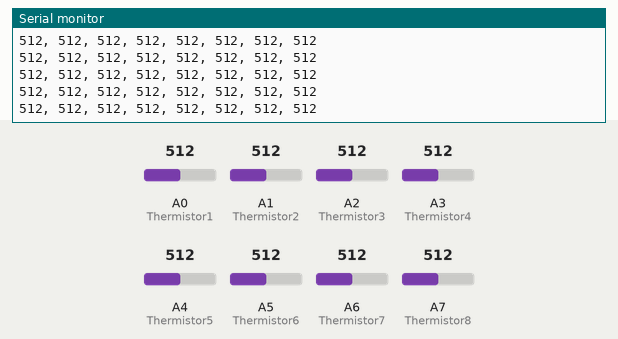
Simulated run of this sketch. Board: Arduino Nano, built with avr-gcc and run on an emulated ATmega328P. On the bench: the last lines printed to the serial monitor. The inputs (shaded band) are chosen by the test bench; at power-on: A0 (Thermistor1) = 512, A1 (Thermistor2) = 512, A3 (Thermistor4) = 512, A2 (Thermistor3) = 512, A4 (Thermistor5) = 512, A5 (Thermistor6) = 512, A6 (Thermistor7) = 512, A7 (Thermistor8) = 512.

Above: at 1.2 s.
1.3 s: A0 (Thermistor1) set to 110
At 1.44 s:
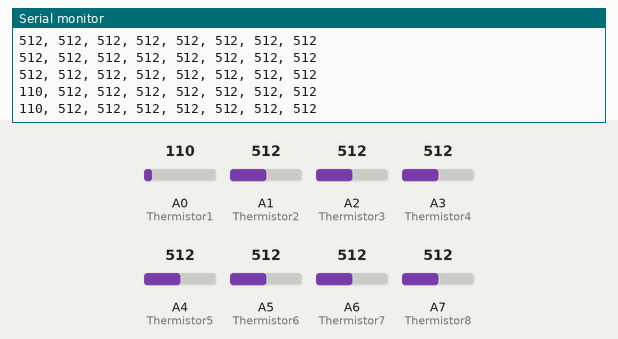
4.3 s: A0 (Thermistor1) set to 90
At 4.3 s:
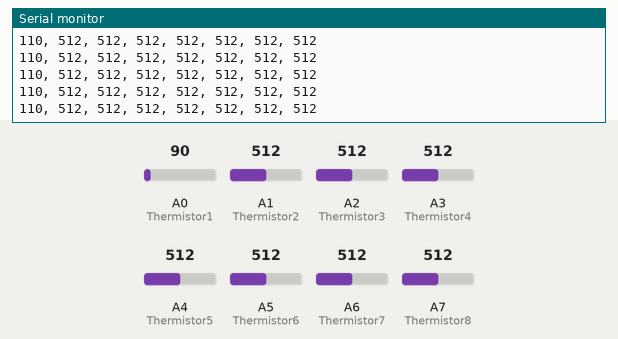
5.8 s: A1 (Thermistor2) set to 111
At 5.84 s:
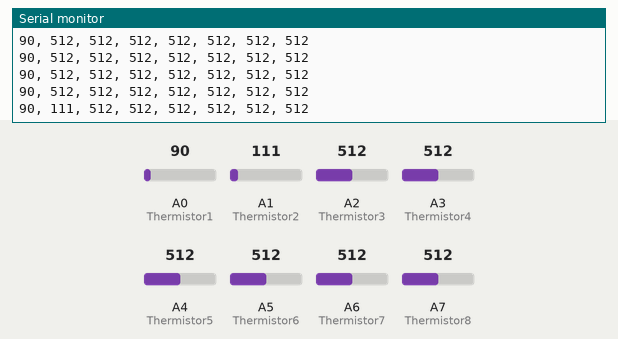
7.3 s: A1 (Thermistor2) set to 89
At 7.37 s:
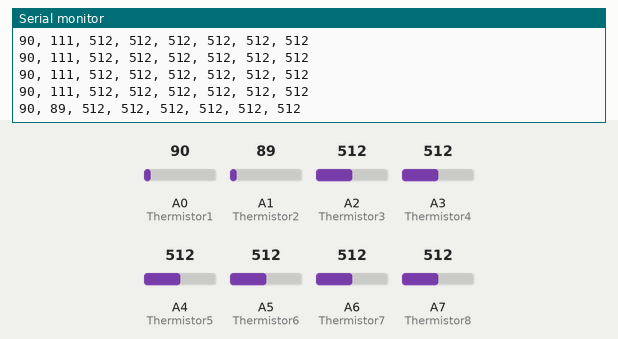
10.3 s: A3 (Thermistor4) set to 108
At 10.34 s:
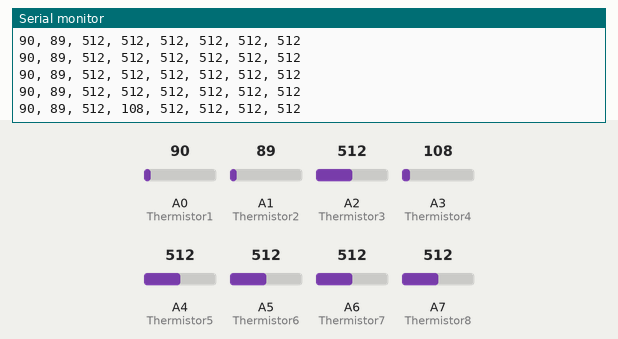
11.8 s: A3 (Thermistor4) set to 90
At 11.87 s:
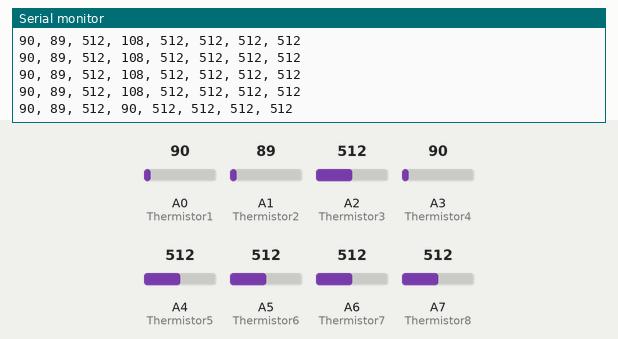
Timing chart, 0 to 14.3 s (numbered marks = the images above; inputs shaded):
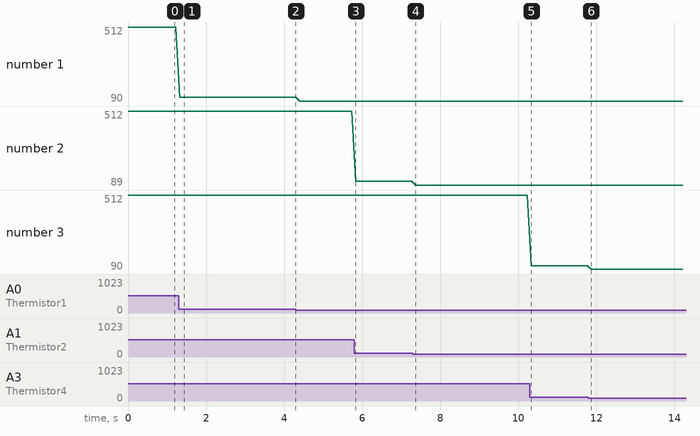

The sketch:

mag_array_code.ino
```cpp
/*
 * Created 09/01/20
 * By Jack A. Defay
 *
 * Code for reading the array of manitude data from the array sensor.
 * This was the code used for the field tests in the paper.
 *
 * This code is published under the MIT Open Source Liscense
 */

int Thermistor1 = A0;  //thermistor 3
int Thermistor2 = A1;  //thermistor 4
int Thermistor3 = A2;  //thermistor 5
int Thermistor4 = A3;  //thermistor 6
int Thermistor5 = A4;  //thermistor 7
int Thermistor6 = A5;  //thermistor 8
int Thermistor7 = A6;  //thermistor 2 offset like 200 points higher than the rest
int Thermistor8 = A7;  //thermistor 1 same, must be a bad connection

int pins[] = {Thermistor1, Thermistor2, Thermistor3, Thermistor4, Thermistor5, Thermistor6, Thermistor7, Thermistor8};
int data[8];

void setup() {

  pinMode(Thermistor1, INPUT);
  pinMode(Thermistor2, INPUT);
  pinMode(Thermistor3, INPUT);
  pinMode(Thermistor4, INPUT);
  pinMode(Thermistor5, INPUT);
  pinMode(Thermistor6, INPUT);
  pinMode(Thermistor7, INPUT);
  pinMode(Thermistor8, INPUT);

  Serial.begin(115200);
}

void loop() {
//  Serial.print(millis());
//  Serial.print(", ");

  for(int n=0; n<7; n++){
    data[n] = analogRead(pins[n]);
    Serial.print(data[n]);
    Serial.print(", ");
  }
  data[7] = analogRead(pins[7]);
  Serial.print(data[7]);
  Serial.println();

//  Serial.println(analogRead(pins[3]));

  delay(100);
}
```

Measured:
- after the input at 1.3 s, the serial monitor: prints a new line at once (image 1)
- after the input at 5.8 s, the serial monitor: prints a new line at once (image 3)
- after the input at 7.3 s, the serial monitor: prints a new line after 0.07 s (image 4)
- after the input at 10.3 s, the serial monitor: prints a new line at once (image 5)
- after the input at 11.8 s, the serial monitor: prints a new line after 0.07 s (image 6)
- plotted number 1: 512 → 110 after the input at 1.3 s, 110 → 90 after the input at 4.3 s
- plotted number 2: 512 → 111 after the input at 5.8 s, 111 → 89 after the input at 7.3 s
- plotted number 3: 512 → 108 after the input at 10.3 s
